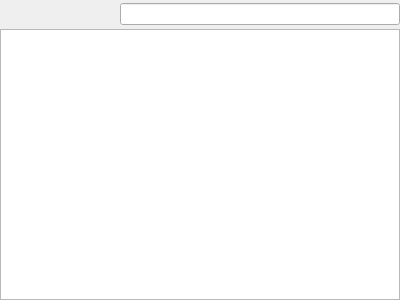
<?xml version="1.0" encoding="UTF-8"?>
<ui version="4.0">
 <class>FileView</class>
 <widget class="QWidget" name="FileView">
  <property name="geometry">
   <rect>
    <x>0</x>
    <y>0</y>
    <width>400</width>
    <height>300</height>
   </rect>
  </property>
  <property name="windowTitle">
   <string>Form</string>
  </property>
  <layout class="QVBoxLayout" name="verticalLayout">
   <property name="spacing">
    <number>0</number>
   </property>
   <property name="leftMargin">
    <number>0</number>
   </property>
   <property name="topMargin">
    <number>0</number>
   </property>
   <property name="rightMargin">
    <number>0</number>
   </property>
   <property name="bottomMargin">
    <number>0</number>
   </property>
   <item>
    <layout class="QHBoxLayout" name="horizontalLayout">
     <property name="spacing">
      <number>0</number>
     </property>
     <item>
      <widget class="QToolButton" name="back">
       <property name="enabled">
        <bool>false</bool>
       </property>
       <property name="iconSize">
        <size>
         <width>22</width>
         <height>22</height>
        </size>
       </property>
       <property name="autoRaise">
        <bool>true</bool>
       </property>
      </widget>
     </item>
     <item>
      <widget class="QToolButton" name="forward">
       <property name="enabled">
        <bool>false</bool>
       </property>
       <property name="iconSize">
        <size>
         <width>22</width>
         <height>22</height>
        </size>
       </property>
       <property name="autoRaise">
        <bool>true</bool>
       </property>
      </widget>
     </item>
     <item>
      <widget class="QToolButton" name="up">
       <property name="iconSize">
        <size>
         <width>22</width>
         <height>22</height>
        </size>
       </property>
       <property name="autoRaise">
        <bool>true</bool>
       </property>
      </widget>
     </item>
     <item>
      <widget class="QToolButton" name="home">
       <property name="iconSize">
        <size>
         <width>22</width>
         <height>22</height>
        </size>
       </property>
       <property name="autoRaise">
        <bool>true</bool>
       </property>
      </widget>
     </item>
     <item>
      <widget class="QLineEdit" name="path"/>
     </item>
    </layout>
   </item>
   <item>
    <widget class="FileViewList" name="list">
     <property name="dragEnabled">
      <bool>true</bool>
     </property>
     <property name="dragDropMode">
      <enum>QAbstractItemView::DragOnly</enum>
     </property>
     <property name="selectionMode">
      <enum>QAbstractItemView::ExtendedSelection</enum>
     </property>
     <property name="selectionBehavior">
      <enum>QAbstractItemView::SelectRows</enum>
     </property>
     <property name="iconSize">
      <size>
       <width>16</width>
       <height>16</height>
      </size>
     </property>
    </widget>
   </item>
  </layout>
 </widget>
 <customwidgets>
  <customwidget>
   <class>FileViewList</class>
   <extends>QListView</extends>
   <header>widgets/fileviewlist.h</header>
  </customwidget>
 </customwidgets>
 <resources/>
 <connections/>
</ui>
